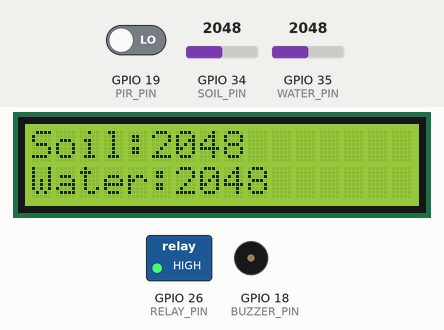
Recording of a sketch running on a simulated ESP32. On the bench: 16×2 character LCD, switched loads named in the sketch (green lamp = pin HIGH), buzzer (waves = sounding). The test bench sets the inputs (shaded band); at power-on: GPIO 34 (SOIL_PIN) = 2048, GPIO 35 (WATER_PIN) = 2048, GPIO 19 (PIR_PIN) LOW. WiFi joins after 1.5 s; servers stay silent unless stated; pins used as bus, display or sensor lines are not drawn; what the sketch prints to the serial monitor is not drawn.

Above: at 5.1 s.
5.2 s: GPIO 34 (SOIL_PIN) set to 2500
At 11.3 s:
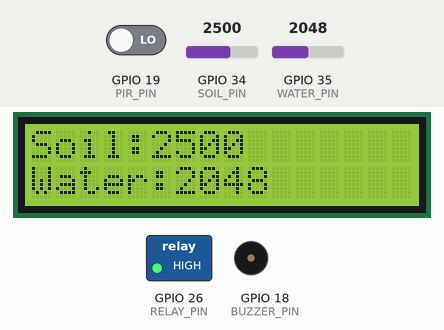
11.7 s: GPIO 34 (SOIL_PIN) set to 2591
At 21.1 s:
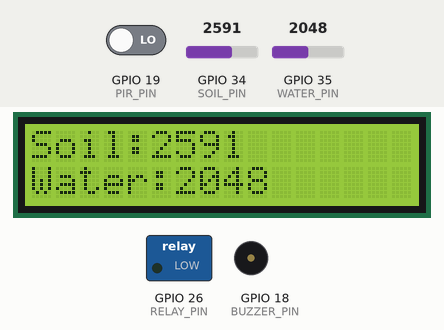
22.0 s: GPIO 35 (WATER_PIN) set to 638
31.9 s: GPIO 35 (WATER_PIN) set to 546
At 42.6 s:
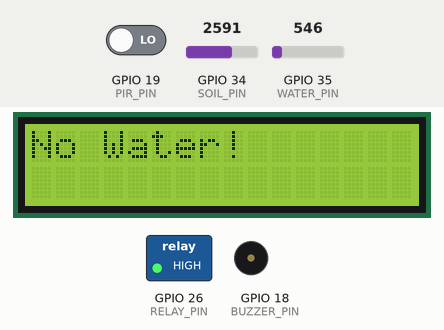
44.6 s: GPIO 19 (PIR_PIN) driven HIGH
At 45.5 s:
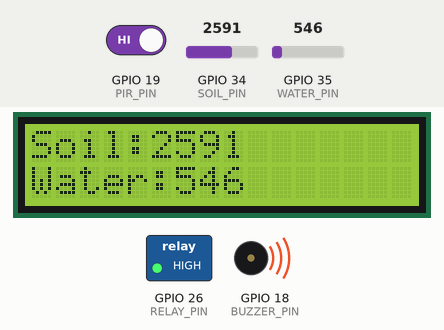
Timing chart, 0 to 86.3 s (numbered marks = the images above; inputs shaded):
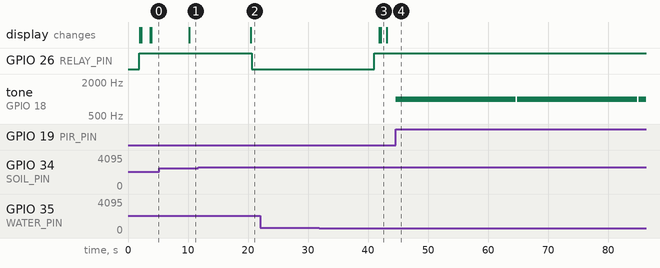

Measured:
- the behaviour switches between 2549 and 2550 on GPIO 34 (SOIL_PIN) (found by bisection; images 1 and 2)
- the behaviour switches between 601 and 600 on GPIO 35 (WATER_PIN) (found by bisection; images 2 and 3)
- after the input at 5.2 s, the display: changes after 5.0 s (image 1)
- after the input at 11.7 s, GPIO 26 (RELAY_PIN): HIGH → LOW after 8.9 s; the display: changes after 8.7 s (image 2)
- after the input at 22.0 s, every drawn part: stays the same
- after the input at 31.9 s, GPIO 26 (RELAY_PIN): LOW → HIGH after 9.1 s; the display: first changes after 10.0 s (image 3 shows a later state)
- after the input at 44.6 s, tone on GPIO 18 (BUZZER_PIN): alternates 1000 Hz for 20.0 s and silent for 0.24 s, starting at once
- what the display in image 3 shows lasts 1.0 s, from 42.1 s to 43.1 s

The sketch:

Smart_Garden_V1.ino
```cpp
/*************************************************************
  Smart Garden – ESP32 + Blynk + LCD (transistor-controlled)
  ------------------------------------------------------------
  • Starts watering when soil ≥ 2550 (dry)
  • Runs pump for 30 s max
  • Stops early if water ≤ 600 (empty tank)
  • LCD turns OFF during watering, restarts after
  • Displays live Soil/Water instantly after watering
  • Passive low-trigger buzzer sounds 20 s on motion
*************************************************************/

#define BLYNK_TEMPLATE_ID   "TMPL6yllapPQ4"
#define BLYNK_TEMPLATE_NAME "Smart Garden"
#define BLYNK_AUTH_TOKEN    "zHSjChF8DbMx6JGIT9rCqACRZWO3BlOS"

#define BLYNK_PRINT Serial

#include <WiFi.h>
#include <WiFiClient.h>
#include <BlynkSimpleEsp32.h>
#include <Wire.h>
#include <LiquidCrystal_I2C.h>

// ---- Wi-Fi ----
char ssid[] = "Wayne";
char pass[] = "Xieleven11";

// ---- LCD ----
LiquidCrystal_I2C lcd(0x27, 16, 2);

// ---- Pins ----
#define RELAY_PIN   26
#define SOIL_PIN    34
#define WATER_PIN   35
#define PIR_PIN     19
#define BUZZER_PIN  18   // low-trigger passive buzzer
#define SOIL_VCC    23
#define LCD_PWR     27   // transistor base pin (LCD GND control)

// ---- Variables ----
bool wateringActive = false;
bool lcdPowered = true;
unsigned long lastRead = 0;
unsigned long wateringStart = 0;
unsigned long lastLCDUpdate = 0;

const int soilThreshold = 2550;  // dry if ≥2550
const int waterLowLimit = 600;   // tank empty if ≤600
const unsigned long wateringDuration = 30000; // 30 s watering

int lastSoil = 0;
int lastWater = 0;

// ---- Blynk Virtual Pins ----
#define VP_SOIL   V4
#define VP_WATER  V5
#define VP_MOTOR  V6
#define VP_ALERT  V7

/********************** LCD Helpers *******************************/
static inline bool lcdReady() {
  Wire.beginTransmission(0x27);
  return (Wire.endTransmission() == 0);
}

static void lcdReinit() {
  for (int i = 0; i < 3; i++) {
    if (lcdReady()) break;
    delay(200);
  }
  lcd.init();
  lcd.backlight();
  delay(200);
}

/********************** Setup *******************************/
void setup() {
  Serial.begin(115200);
  delay(100);
  Blynk.begin(BLYNK_AUTH_TOKEN, ssid, pass);

  pinMode(RELAY_PIN, OUTPUT);
  pinMode(PIR_PIN, INPUT);
  pinMode(SOIL_VCC, OUTPUT);
  pinMode(LCD_PWR, OUTPUT);
  pinMode(BUZZER_PIN, OUTPUT);

  // Default states
  digitalWrite(RELAY_PIN, HIGH);  // relay off
  digitalWrite(SOIL_VCC, LOW);
  digitalWrite(LCD_PWR, HIGH);
  digitalWrite(BUZZER_PIN, HIGH); // buzzer off (low trigger)

  lcdPowered = true;
  Wire.begin(21, 22);
  Wire.setClock(100000);

  lcdReinit();
  lcd.clear();
  lcd.print("Smart Garden");
  delay(1500);
  lcd.clear();

  // Initial soil/water reading
  digitalWrite(SOIL_VCC, HIGH);
  delay(200);
  lastSoil  = analogRead(SOIL_PIN);
  lastWater = analogRead(WATER_PIN);
  digitalWrite(SOIL_VCC, LOW);
  Blynk.virtualWrite(VP_SOIL, lastSoil);
  Blynk.virtualWrite(VP_WATER, lastWater);
  showOnLCD(lastSoil, lastWater);

  Serial.println("✅ Smart Garden Ready");
}

/********************** Loop *******************************/
void loop() {
  Blynk.run();

  // ---- Motion detection (20 s buzzer) ----
  if (digitalRead(PIR_PIN)) {
    Blynk.virtualWrite(VP_ALERT, "Motion Detected!");
    toneBuzzer(20000); // 20 s alarm
  }

  // ---- Stop watering after 30 s or if no water ----
  if (wateringActive) {
    if (millis() - wateringStart >= wateringDuration || lastWater <= waterLowLimit) {
      stopPump();
    }
  }

  // ---- Sensor read every 10 s ----
  if (millis() - lastRead >= 10000UL) {
    readSensors();
    lastRead = millis();
  }

  // ---- LCD refresh every 10 s (when idle) ----
  if (!wateringActive && millis() - lastLCDUpdate >= 10000UL) {
    showOnLCD(lastSoil, lastWater);
    lastLCDUpdate = millis();
  }
}

/********************** Read Sensors *******************************/
void readSensors() {
  digitalWrite(SOIL_VCC, HIGH);
  delay(200);
  int soil = analogRead(SOIL_PIN);
  int water = analogRead(WATER_PIN);
  digitalWrite(SOIL_VCC, LOW);

  lastSoil = soil;
  lastWater = water;

  Serial.printf("Soil: %d | Water: %d\n", soil, water);
  Blynk.virtualWrite(VP_SOIL, soil);
  Blynk.virtualWrite(VP_WATER, water);

  showOnLCD(soil, water);

  if (soil >= soilThreshold && water > waterLowLimit && !wateringActive) {
    startPump();
  }
}

/********************** Start / Stop Pump *******************************/
void startPump() {
  Serial.println("💧 Starting Pump...");
  digitalWrite(LCD_PWR, LOW);    // turn LCD OFF
  lcdPowered = false;
  delay(150);

  digitalWrite(RELAY_PIN, LOW);  // pump ON
  Blynk.virtualWrite(VP_MOTOR, 1);
  wateringStart = millis();
  wateringActive = true;
}

void stopPump() {
  Serial.println("🛑 Stopping Pump...");
  digitalWrite(RELAY_PIN, HIGH); // pump OFF
  Blynk.virtualWrite(VP_MOTOR, 0);
  wateringActive = false;

  digitalWrite(LCD_PWR, HIGH);
  lcdPowered = true;
  delay(800);
  lcdReinit();
  lcd.clear();

  if (lastWater <= waterLowLimit) {
    lcd.print("No Water!");
    Serial.println("⚠️ Pump stopped: tank empty");
    Blynk.logEvent("no_water", "⚠️ Water tank is empty!");
  } else {
    lcd.print("Pump stopped");
  }

  delay(1000);
  showOnLCD(lastSoil, lastWater);
}

/********************** LCD Display *******************************/
void showOnLCD(int soil, int water) {
  if (!lcdPowered) return;
  if (!lcdReady()) lcdReinit();

  lcd.clear();
  lcd.setCursor(0, 0);
  lcd.print("Soil:");
  lcd.print(soil);
  lcd.setCursor(0, 1);
  lcd.print("Water:");
  lcd.print(water);
}

/********************** Passive Buzzer *******************************/
void toneBuzzer(int durationMs) {
  // Low trigger passive buzzer tone (1kHz)
  tone(BUZZER_PIN, 1000);
  delay(durationMs);
  noTone(BUZZER_PIN);
  digitalWrite(BUZZER_PIN, HIGH); // make sure it's off
}
```
